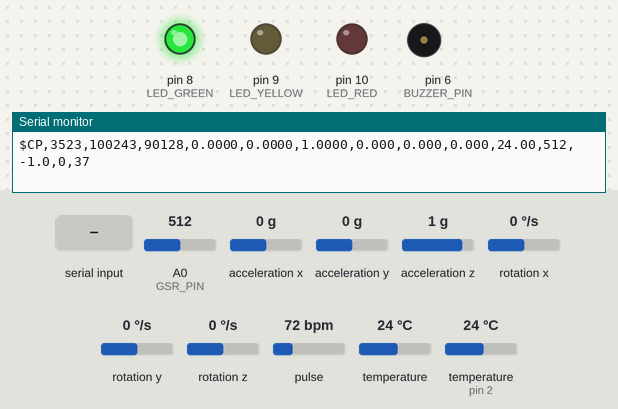
A sketch run on a simulated Arduino Uno, built with avr-gcc and run on an emulated ATmega328P. Parts: output pins drawn as LEDs (lit = HIGH), buzzer (waves = sounding), the last lines printed to the serial monitor. Inputs (shaded band) come from the test bench; at power-on: A0 (GSR_PIN) = 512, acceleration x 0 g, acceleration y 0 g, acceleration z 1 g, rotation x 0 °/s, rotation y 0 °/s, rotation z 0 °/s, pulse 72 bpm, temperature 24 °C, temperature (sensor on pin 2) 24 °C.

Above: at 3.7 s.
3.8 s: "LED,R\n" received over Serial
At 5.0 s:
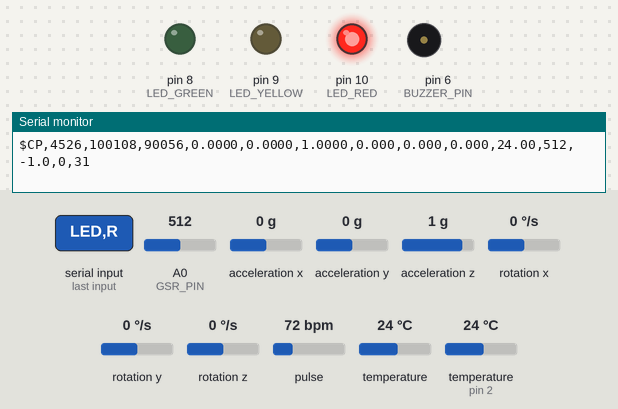
5.7 s: "BEEP\n" received over Serial
At 6.35 s:
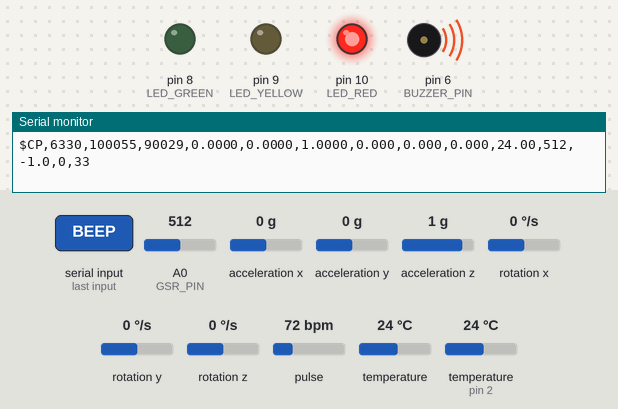
7.9 s: "LED,G\n" received over Serial
At 9.6 s:
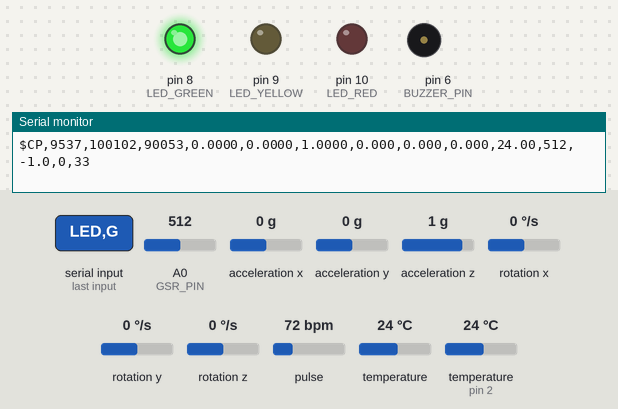
Timing chart, 0 to 11.1 s (numbered marks = the images above; inputs shaded):
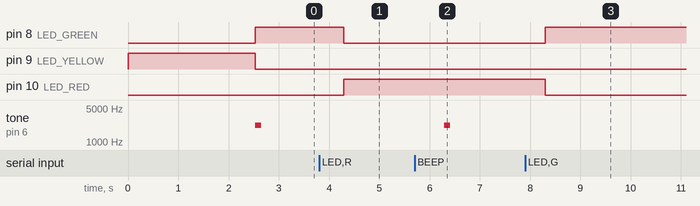

The sketch:

chrono_pcos_firmware.ino
```cpp
/*
  CHRONO-PCOS Arduino UNO firmware
  --------------------------------
  Educational biomedical data acquisition firmware for:
    - MAX30102/MAX3010x PPG red + IR
    - MPU6050 acceleration + gyro
    - DS18B20 skin temperature
    - GSR analog sensor
    - optional BH1750 light sensor
    - LED/buzzer feedback from Python

  Serial output at 115200 baud:
    $CP,ms,ir,red,ax,ay,az,gx,gy,gz,tempC,gsr,lux,status,crc

  Install Arduino libraries:
    SparkFun MAX3010x Pulse and Proximity Sensor Library
    Adafruit MPU6050
    Adafruit Unified Sensor
    OneWire
    DallasTemperature
    Optional: BH1750 by Christopher Laws
*/

#include <Wire.h>
#include "MAX30105.h"
#include <Adafruit_MPU6050.h>
#include <Adafruit_Sensor.h>
#include <OneWire.h>
#include <DallasTemperature.h>

#define USE_BH1750 0
#if USE_BH1750
  #include <BH1750.h>
  BH1750 lightMeter;
#endif

#define ONE_WIRE_BUS 2
#define GSR_PIN A0
#define LED_GREEN 8
#define LED_YELLOW 9
#define LED_RED 10
#define BUZZER_PIN 6

#define BAUD_RATE 115200
#define PPG_PERIOD_MS 20      // 50 Hz
#define IMU_PERIOD_MS 20      // 50 Hz
#define GSR_PERIOD_MS 100     // 10 Hz
#define TEMP_PERIOD_MS 1000   // 1 Hz
#define PACKET_PERIOD_MS 20   // 50 Hz

// Status bits
#define ST_PPG_ABSENT   0
#define ST_PPG_SAT      1
#define ST_MPU_ERR      2
#define ST_TEMP_ERR     3
#define ST_GSR_SAT      4
#define ST_I2C_ERR      5
#define ST_LOW_QUALITY  6

MAX30105 particleSensor;
Adafruit_MPU6050 mpu;
OneWire oneWire(ONE_WIRE_BUS);
DallasTemperature tempSensor(&oneWire);

bool ppgOK = false;
bool mpuOK = false;
bool tempOK = false;
bool lightOK = false;

uint32_t irValue = 0;
uint32_t redValue = 0;
float ax_g = 0, ay_g = 0, az_g = 1;
float gx_dps = 0, gy_dps = 0, gz_dps = 0;
float ax_bias = 0, ay_bias = 0, az_bias = 0;
float gx_bias = 0, gy_bias = 0, gz_bias = 0;
float tempC = NAN;
int gsrRaw = 0;
float luxValue = -1;
uint8_t baseStatus = 0;

unsigned long lastPPG = 0;
unsigned long lastIMU = 0;
unsigned long lastGSR = 0;
unsigned long lastTemp = 0;
unsigned long lastPacket = 0;

char cmdBuf[40];
uint8_t cmdIdx = 0;

uint8_t xorCRC(const char *s) {
  uint8_t c = 0;
  while (*s) {
    c ^= (uint8_t)(*s++);
  }
  return c;
}

void setLedState(char state) {
  digitalWrite(LED_GREEN, state == 'G');
  digitalWrite(LED_YELLOW, state == 'Y');
  digitalWrite(LED_RED, state == 'R');
}

void beepShort() {
  tone(BUZZER_PIN, 2200, 120);
}

void setupPPG() {
  if (!particleSensor.begin(Wire, I2C_SPEED_FAST)) {
    ppgOK = false;
    baseStatus |= (1 << ST_I2C_ERR);
    return;
  }
  ppgOK = true;
  // Conservative MAX30102 configuration for finger PPG.
  byte ledBrightness = 0x24;  // 0x00-0xFF
  byte sampleAverage = 4;
  byte ledMode = 2;           // red + IR
  int sampleRate = 100;
  int pulseWidth = 411;
  int adcRange = 4096;
  particleSensor.setup(ledBrightness, sampleAverage, ledMode, sampleRate, pulseWidth, adcRange);
  particleSensor.setPulseAmplitudeRed(0x24);
  particleSensor.setPulseAmplitudeIR(0x24);
  particleSensor.setPulseAmplitudeGreen(0);
}

void setupMPU() {
  if (!mpu.begin()) {
    mpuOK = false;
    baseStatus |= (1 << ST_MPU_ERR);
    return;
  }
  mpuOK = true;
  mpu.setAccelerometerRange(MPU6050_RANGE_4_G);
  mpu.setGyroRange(MPU6050_RANGE_500_DEG);
  mpu.setFilterBandwidth(MPU6050_BAND_21_HZ);
}

void setupTemperature() {
  tempSensor.begin();
  tempOK = (tempSensor.getDeviceCount() > 0);
  if (!tempOK) baseStatus |= (1 << ST_TEMP_ERR);
}

void setupLight() {
#if USE_BH1750
  lightOK = lightMeter.begin(BH1750::CONTINUOUS_LOW_RES_MODE);
  if (!lightOK) baseStatus |= (1 << ST_I2C_ERR);
#else
  lightOK = false;
#endif
}

void calibrateIMU() {
  if (!mpuOK) return;
  const int N = 120;
  float sax = 0, say = 0, saz = 0, sgx = 0, sgy = 0, sgz = 0;
  for (int i = 0; i < N; i++) {
    sensors_event_t a, g, temp;
    mpu.getEvent(&a, &g, &temp);
    sax += a.acceleration.x / 9.80665;
    say += a.acceleration.y / 9.80665;
    saz += a.acceleration.z / 9.80665;
    sgx += g.gyro.x * 57.29578;
    sgy += g.gyro.y * 57.29578;
    sgz += g.gyro.z * 57.29578;
    delay(10);
  }
  ax_bias = sax / N;
  ay_bias = say / N;
  az_bias = (saz / N) - 1.0; // leave gravity as +1 g on z when flat
  gx_bias = sgx / N;
  gy_bias = sgy / N;
  gz_bias = sgz / N;
}

void readPPG() {
  if (!ppgOK) return;
  redValue = particleSensor.getRed();
  irValue = particleSensor.getIR();
}

void readIMU() {
  if (!mpuOK) return;
  sensors_event_t a, g, temp;
  mpu.getEvent(&a, &g, &temp);
  ax_g = a.acceleration.x / 9.80665 - ax_bias;
  ay_g = a.acceleration.y / 9.80665 - ay_bias;
  az_g = a.acceleration.z / 9.80665 - az_bias;
  gx_dps = g.gyro.x * 57.29578 - gx_bias;
  gy_dps = g.gyro.y * 57.29578 - gy_bias;
  gz_dps = g.gyro.z * 57.29578 - gz_bias;
}

void readGSR() {
  gsrRaw = analogRead(GSR_PIN);
}

void readTemperature() {
  if (!tempOK) return;
  tempSensor.requestTemperatures();
  float t = tempSensor.getTempCByIndex(0);
  if (t > -20 && t < 80) {
    tempC = t;
  }
}

void readLight() {
#if USE_BH1750
  if (lightOK) luxValue = lightMeter.readLightLevel();
#else
  luxValue = -1;
#endif
}

uint8_t makeStatus() {
  uint8_t st = baseStatus;
  if (ppgOK) {
    if (irValue < 5000) st |= (1 << ST_PPG_ABSENT);
    if (irValue > 250000UL || redValue > 250000UL) st |= (1 << ST_PPG_SAT);
  }
  if (tempOK && !(tempC > 0 && tempC < 50)) st |= (1 << ST_TEMP_ERR);
  if (gsrRaw < 5 || gsrRaw > 1018) st |= (1 << ST_GSR_SAT);
  return st;
}

void sendPacket() {
  char fax[12], fay[12], faz[12], fgx[12], fgy[12], fgz[12], ft[12], flux[12];
  dtostrf(ax_g, 1, 4, fax);
  dtostrf(ay_g, 1, 4, fay);
  dtostrf(az_g, 1, 4, faz);
  dtostrf(gx_dps, 1, 3, fgx);
  dtostrf(gy_dps, 1, 3, fgy);
  dtostrf(gz_dps, 1, 3, fgz);
  dtostrf(tempC, 1, 2, ft);
  dtostrf(luxValue, 1, 1, flux);

  char payload[190];
  uint8_t st = makeStatus();
  snprintf(payload, sizeof(payload), "$CP,%lu,%lu,%lu,%s,%s,%s,%s,%s,%s,%s,%d,%s,%u",
           millis(), (unsigned long)irValue, (unsigned long)redValue,
           fax, fay, faz, fgx, fgy, fgz, ft, gsrRaw, flux, st);
  uint8_t crc = xorCRC(payload);
  Serial.print(payload);
  Serial.print(',');
  if (crc < 16) Serial.print('0');
  Serial.println(crc, HEX);
}

void handleCommand(const char *cmd) {
  if (strncmp(cmd, "LED,G", 5) == 0) setLedState('G');
  else if (strncmp(cmd, "LED,Y", 5) == 0) setLedState('Y');
  else if (strncmp(cmd, "LED,R", 5) == 0) setLedState('R');
  else if (strncmp(cmd, "BEEP", 4) == 0) beepShort();
  else if (strncmp(cmd, "PING", 4) == 0) Serial.println("$ACK,PONG,00");
}

void readSerialCommands() {
  while (Serial.available()) {
    char c = (char)Serial.read();
    if (c == '\n' || c == '\r') {
      if (cmdIdx > 0) {
        cmdBuf[cmdIdx] = 0;
        handleCommand(cmdBuf);
        cmdIdx = 0;
      }
    } else if (cmdIdx < sizeof(cmdBuf) - 1) {
      cmdBuf[cmdIdx++] = c;
    }
  }
}

void setup() {
  pinMode(LED_GREEN, OUTPUT);
  pinMode(LED_YELLOW, OUTPUT);
  pinMode(LED_RED, OUTPUT);
  pinMode(BUZZER_PIN, OUTPUT);
  setLedState('Y');

  Serial.begin(BAUD_RATE);
  Wire.begin();
  delay(250);

  setupPPG();
  setupMPU();
  setupTemperature();
  setupLight();
  calibrateIMU();
  readTemperature();
  readLight();

  setLedState('G');
  beepShort();
}

void loop() {
  unsigned long now = millis();
  if (now - lastPPG >= PPG_PERIOD_MS) {
    lastPPG = now;
    readPPG();
  }
  if (now - lastIMU >= IMU_PERIOD_MS) {
    lastIMU = now;
    readIMU();
  }
  if (now - lastGSR >= GSR_PERIOD_MS) {
    lastGSR = now;
    readGSR();
  }
  if (now - lastTemp >= TEMP_PERIOD_MS) {
    lastTemp = now;
    readTemperature();
    readLight();
  }
  if (now - lastPacket >= PACKET_PERIOD_MS) {
    lastPacket = now;
    sendPacket();
  }
  readSerialCommands();
}
```

Measured:
- after the input at 3.8 s, pin 8 (LED_GREEN): HIGH → LOW after 0.49 s; pin 10 (LED_RED): LOW → HIGH after 0.49 s
- after the input at 5.7 s, tone on pin 6 (BUZZER_PIN): silent → 2200 Hz after 0.59 s, → silent 0.12 s later
- after the input at 7.9 s, pin 8 (LED_GREEN): LOW → HIGH after 0.40 s; pin 10 (LED_RED): HIGH → LOW after 0.40 s
